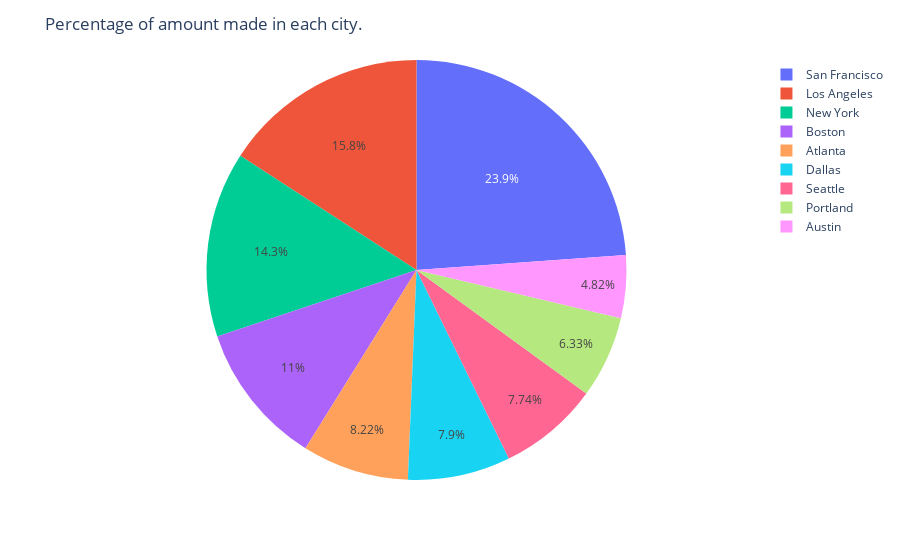

Notebook cell for this chart:
### Code cell
fig2=px.pie(df3,values=df3.total_amount,names=df3.City)
fig2.update_layout(
  title="Percentage of amount made in each city.",
)

### Figure 1 — Plotly figure (JSON) as saved in the notebook; plotly's stock layout.template omitted (floating-point values rounded to 4 significant figures)
{"data": [{"domain": {"x": [0, 1], "y": [0, 1]}, "hovertemplate": "City=%{label}<br>total_amount=%{value}<extra></extra>", "labels": ["Atlanta", "Austin", "Boston", "Dallas", "Los Angeles", "New York", "Portland", "San Francisco", "Seattle"], "legendgroup": "", "name": "", "showlegend": true, "type": "pie", "values": [149200.0, 87590.0, 199800.0, 143500.0, 287600.0, 259300.0, 114800.0, 433100.0, 140500.0]}], "layout": {"legend": {"tracegroupgap": 0}, "margin": {"t": 60}, "title": {"text": "Percentage of amount made in each city."}}}
